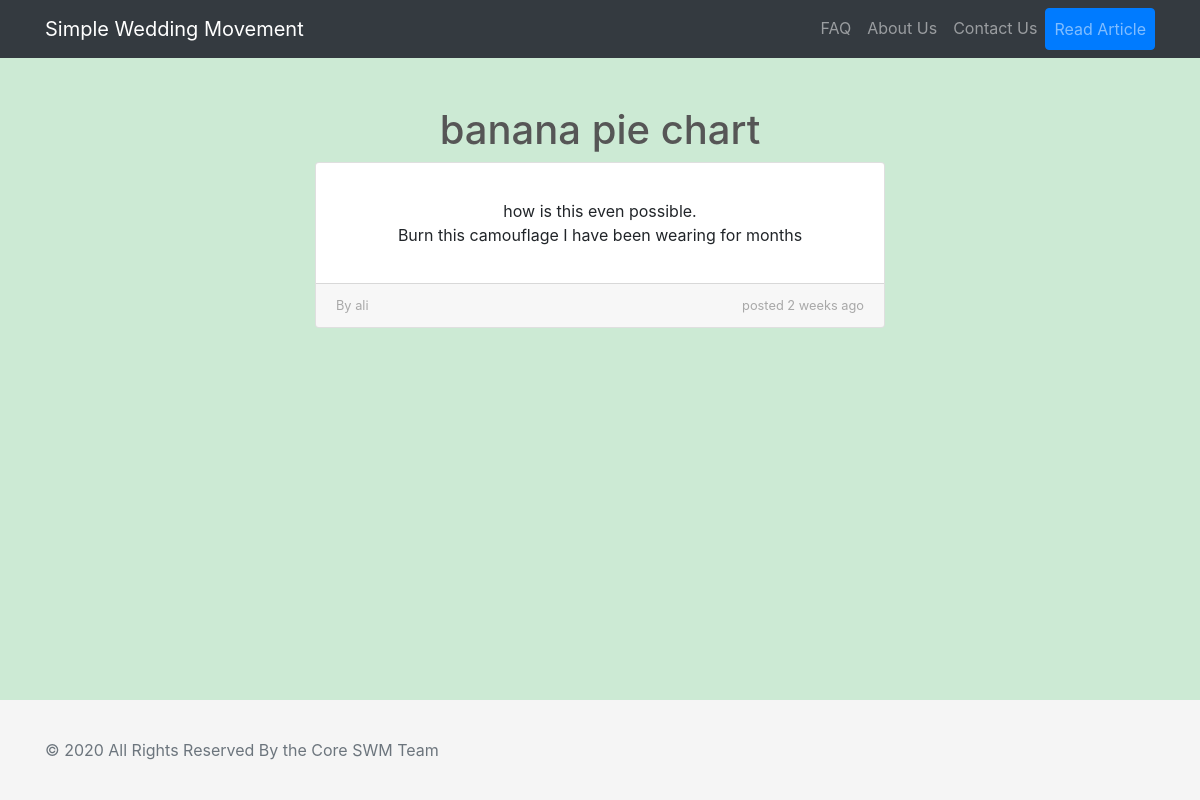
/banana-pie-chart/, run on the app's committed database.
### core/models.py (models this page shows, shortened)
class Post(models.Model):
    user = models.ForeignKey(settings.AUTH_USER_MODEL, default=1, on_delete=models.CASCADE)
    title = models.CharField(max_length=300)
    link = models.CharField(max_length=2200, blank=True)
    detail = models.TextField(max_length=2200)
    slug = models.SlugField(max_length=200, unique=True)
    catagory = models.ForeignKey(catagories, related_name='posts', default=1, on_delete=models.CASCADE)
    publish = models.BooleanField(default=False)
    timestamp = models.DateTimeField(auto_now=False, auto_now_add=True)
    updated = models.DateTimeField(auto_now=True, auto_now_add=False)
    class Meta:
        ordering = ["-timestamp", "-updated"]

### core/views.py (the view)
# urls.py: path('<slug:slug>/', article, name='article'),
def article(request, slug=None):
	article = get_object_or_404(Post, slug=slug)
	context = {
		'production' : settings.PRODUCTION,
		'article' : article,
	}
	return render(request, 'core/blog_detail.html', context)

### core/templates/core/blog_detail.html (shortened to what this page needs)
{% extends 'base.html' %}
{% load static %}
{% block content %}
<div class="container">
  <div class="row">
    <div class="col-lg-12 text-center">
      <h1 class="mt-5" style="color: #565656">{{article.title}}</h1>
    </div>
  </div>
</div>
<section class="col-lg-6 offset-lg-3 col-sm-10 offset-sm-1 col-md-8 offset-md-2">
  <div class="card text-center">
    <div class="card-body">
      <p class="card-text">{{article.detail|linebreaks}}</p>
    </div>
    <div class="card-footer text-muted">
      <div class="d-flex w-100 justify-content-between">
        <small class="extra-text">By {{article.user}}</small>
        <small class="extra-text">posted {{article.timestamp|timesince}} ago</small>
      </div>
    </div>
  </div>
</section>
{% endblock %}

### templates/base.html (style rules this page uses)
html { position: relative; min-height: 100%; }
body { margin-bottom: 150px; }
.extra-text { color: #A8A8A8; }

### data on the page
Post: title "banana pie chart", detail "how is this even possible. Burn this camouflage I have been wearing for months", user "ali", timestamp "2 weeks"
